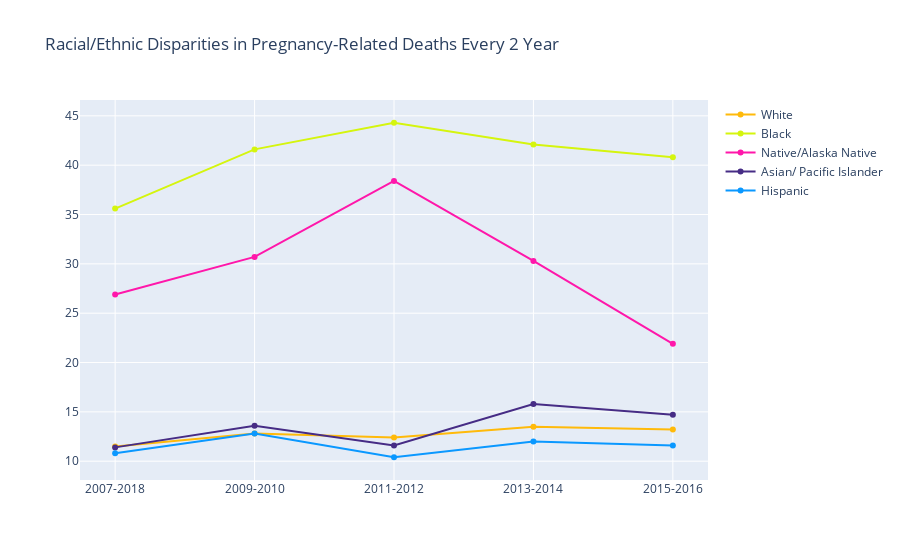

Source (notebook cell):
### Code cell
trace2 = go.Scatter(x=t_df['Time Period'], y=t_df['White PRMR'], mode='lines+markers', name='White',marker_color='#FFBA0A' )
trace3 = go.Scatter(x=t_df['Time Period'], y=t_df['Black PRMR'], mode='lines+markers', name='Black',marker_color='#D5F50E')
trace4 = go.Scatter(x=t_df['Time Period'], y=t_df['AI/AN PRMR'], mode='lines+markers', name='Native/Alaska Native',marker_color='#FF17AA')
trace5 = go.Scatter(x=t_df['Time Period'], y=t_df['Asian/ PI'], mode='lines+markers', name='Asian/ Pacific Islander',marker_color='#462C85')
trace6 = go.Scatter(x=t_df['Time Period'], y=t_df['Hispanic PRMR'], mode='lines+markers', name='Hispanic',marker_color='#0A98FF')

fig= go.Figure(data=[ trace2, trace3, trace4,trace5,trace6])
fig.update_layout(title='Racial/Ethnic Disparities in Pregnancy-Related Deaths Every 2 Year')
fig.iplot()

### Figure 1 — Plotly figure (JSON) as saved in the notebook; plotly's stock layout.template omitted (floating-point values rounded to 4 significant figures)
{"data": [{"marker": {"color": "#FFBA0A"}, "mode": "lines+markers", "name": "White", "type": "scatter", "x": ["2007-2018", "2009-2010", "2011-2012", "2013-2014", "2015-2016"], "y": [11.5, 12.8, 12.4, 13.5, 13.2]}, {"marker": {"color": "#D5F50E"}, "mode": "lines+markers", "name": "Black", "type": "scatter", "x": ["2007-2018", "2009-2010", "2011-2012", "2013-2014", "2015-2016"], "y": [35.6, 41.6, 44.3, 42.1, 40.8]}, {"marker": {"color": "#FF17AA"}, "mode": "lines+markers", "name": "Native/Alaska Native", "type": "scatter", "x": ["2007-2018", "2009-2010", "2011-2012", "2013-2014", "2015-2016"], "y": [26.9, 30.7, 38.4, 30.3, 21.9]}, {"marker": {"color": "#462C85"}, "mode": "lines+markers", "name": "Asian/ Pacific Islander", "type": "scatter", "x": ["2007-2018", "2009-2010", "2011-2012", "2013-2014", "2015-2016"], "y": [11.4, 13.6, 11.6, 15.8, 14.7]}, {"marker": {"color": "#0A98FF"}, "mode": "lines+markers", "name": "Hispanic", "type": "scatter", "x": ["2007-2018", "2009-2010", "2011-2012", "2013-2014", "2015-2016"], "y": [10.8, 12.8, 10.4, 12, 11.6]}], "layout": {"autosize": true, "title": {"text": "Racial/Ethnic Disparities in Pregnancy-Related Deaths Every 2 Year"}, "xaxis": {"autorange": true, "range": [-0.2474, 4.247], "type": "category"}, "yaxis": {"autorange": true, "range": [7.917, 46.78], "type": "linear"}}}
